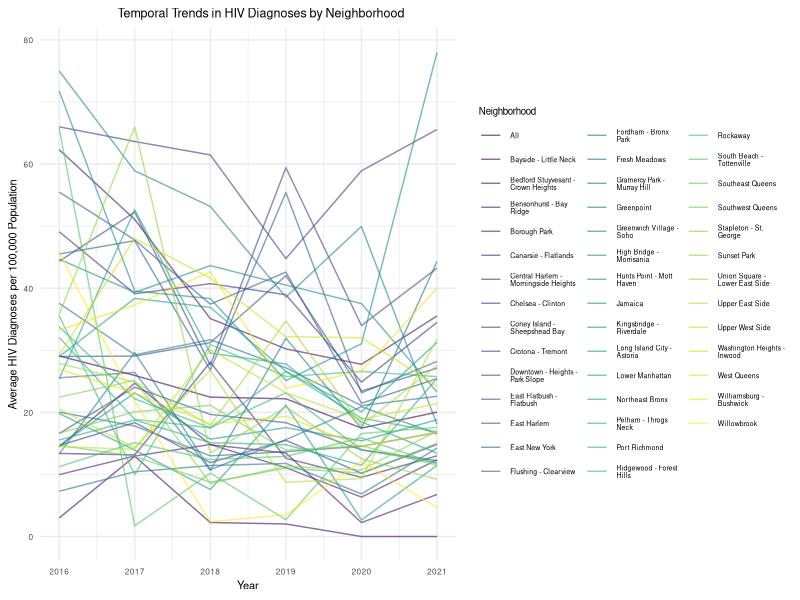
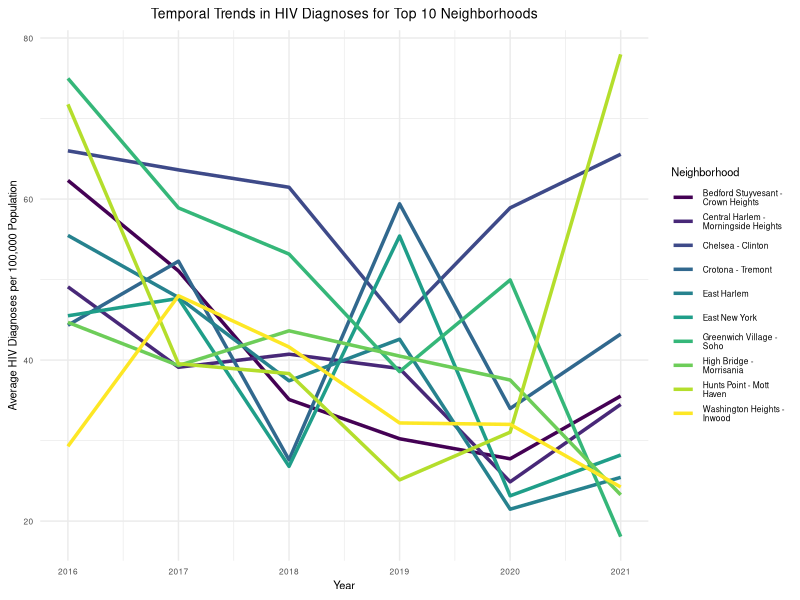
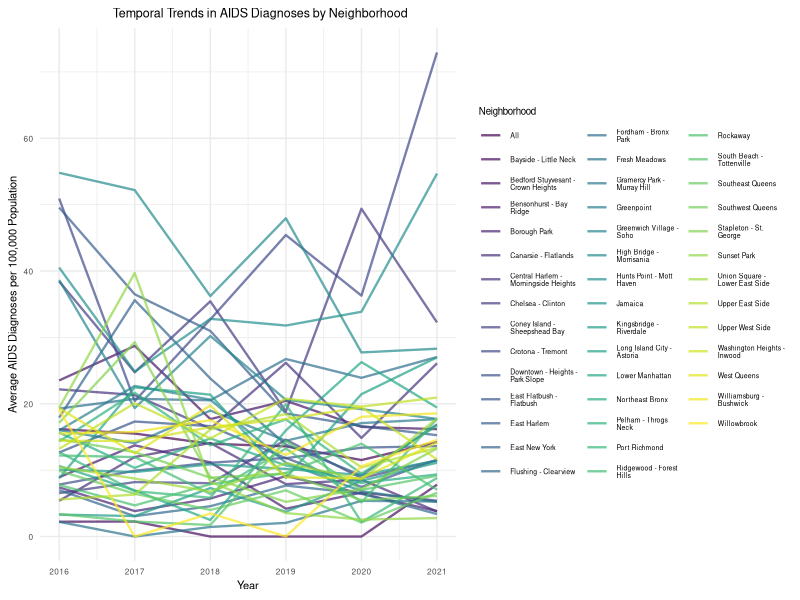
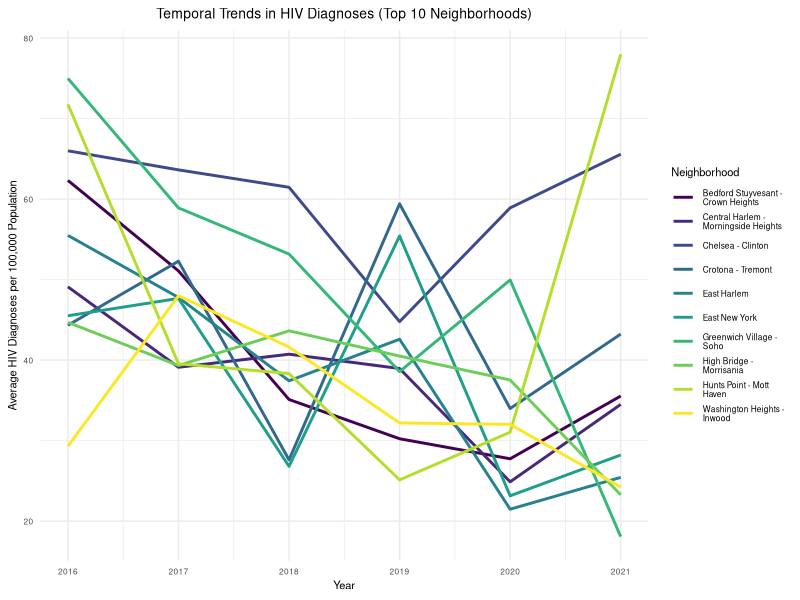
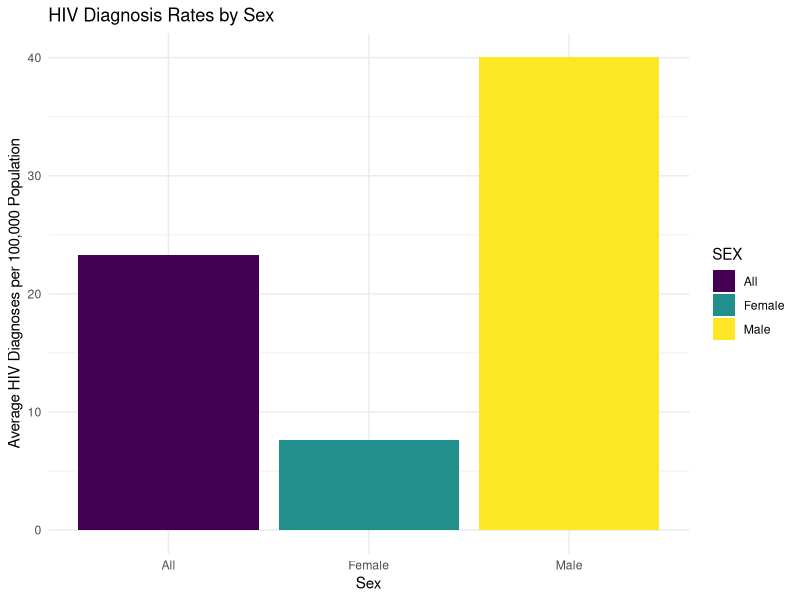
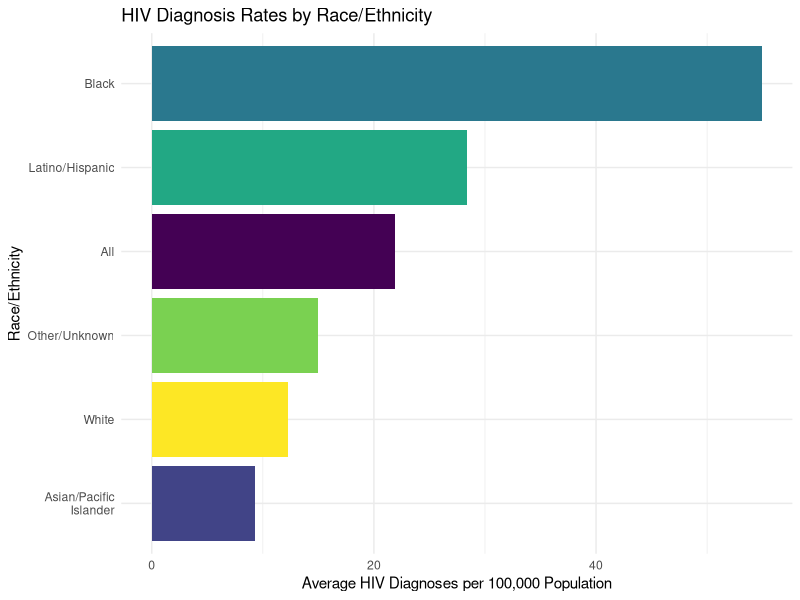
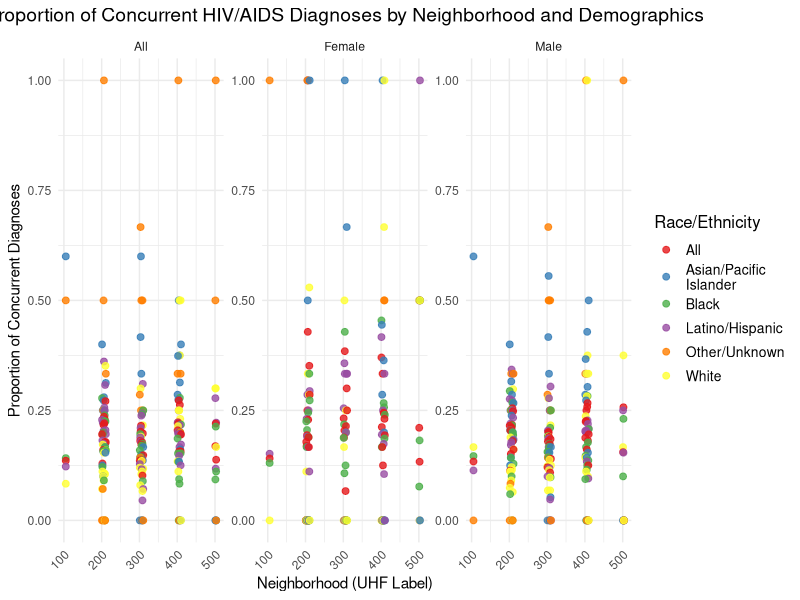
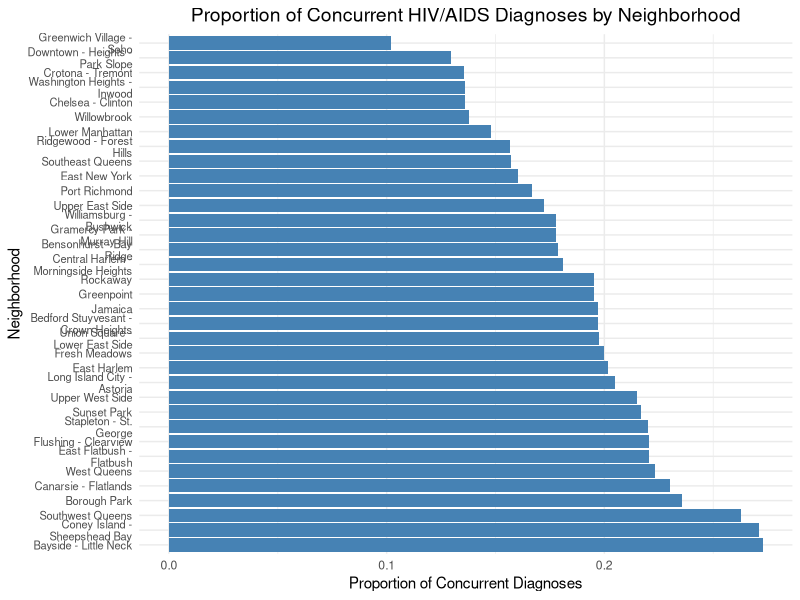

R code for these plots, in order:
## ---- chunk 1
knitr::opts_chunk$set(echo = TRUE)
knitr::opts_chunk$set(message=FALSE)
knitr::opts_chunk$set(warning=FALSE)
## ---- chunk 2
library(tidyverse)

knitr::opts_chunk$set(
  fig.width = 6,
  fig.asp = .6,
  out.width = "90%"
)

theme_set(theme_minimal() + theme(legend.position = "bottom"))

options(
  ggplot2.continuous.colour = "viridis",
  ggplot2.continuous.fill = "viridis"
)

scale_colour_discrete = scale_colour_viridis_d
scale_fill_discrete = scale_fill_viridis_d
## ---- chunk 3
# Load required libraries
library(tidyverse)
library(ggplot2)
library(broom)

# Load the dataset
hiv_data <- read.csv("data/HIV_AIDS_Diagnoses_by_Neighborhood__Sex__and_Race_Ethnicity_20241118.csv")

UHF <- read.csv("data/UHF_Neighborhoods.csv")

## ---- chunk 4
# Clean and prepare the dataset
hiv_data <- hiv_data %>%
  mutate(
    YEAR = as.numeric(YEAR),
    Neighborhood = as.character(Neighborhood..U.H.F.), # Correct column for neighborhood
    HIV_Diagnoses = as.numeric(HIV.DIAGNOSES.PER.100.000.POPULATION),
    AIDS_Diagnoses = as.numeric(AIDS.DIAGNOSES.PER.100.000.POPULATION)
  ) %>%
  filter(YEAR >= 2016, !is.na(HIV_Diagnoses), !is.na(AIDS_Diagnoses)) # Keep only data from 2016 onwards

## ---- chunk 5
# Aggregate HIV and AIDS diagnoses
hiv_trends <- hiv_data %>%
  group_by(YEAR, Neighborhood) %>%
  summarise(
    avg_hiv_rate = mean(HIV_Diagnoses, na.rm = TRUE),
    avg_aids_rate = mean(AIDS_Diagnoses, na.rm = TRUE)
  ) %>%
  ungroup()

# Preview the aggregated data
head(hiv_trends)
## ---- chunk 6
# Plot HIV diagnosis trends by neighborhood
ggplot(hiv_trends, aes(x = YEAR, y = avg_hiv_rate, group = Neighborhood, color = Neighborhood)) +
  geom_line(size = 0.5, alpha = 0.6) + 
  labs(
    title = "Temporal Trends in HIV Diagnoses by Neighborhood",
    x = "Year",
    y = "Average HIV Diagnoses per 100,000 Population",
    color = "Neighborhood"
  ) +
  theme_minimal() +
  theme(
    legend.position = "right",
    legend.text = element_text(size = 5), 
    legend.title = element_text(size = 7),
    plot.title = element_text(hjust = 0.6, size = 9), 
    axis.text = element_text(size = 6),  
    axis.title = element_text(size = 8)  
  )


## ---- chunk 7
# Calculate the mean HIV diagnosis rate for each neighborhood
top_neighborhoods <- hiv_data %>%
  group_by(Neighborhood) %>%
  summarise(mean_hiv_rate = mean(HIV_Diagnoses, na.rm = TRUE)) %>%
  arrange(desc(mean_hiv_rate)) %>%
  slice(1:10) %>%
  pull(Neighborhood)

# Filter the dataset for the top 10 neighborhoods
filtered_hiv_data <- hiv_data %>%
  filter(Neighborhood %in% top_neighborhoods)

# Aggregate HIV diagnoses for the top 10 neighborhoods
top_hiv_trends <- filtered_hiv_data %>%
  group_by(YEAR, Neighborhood) %>%
  summarise(
    avg_hiv_rate = mean(HIV_Diagnoses, na.rm = TRUE)
  ) %>%
  ungroup()

# Preview the aggregated data
head(top_hiv_trends)

# Plot HIV diagnosis trends for the top 10 neighborhoods
ggplot(top_hiv_trends, aes(x = YEAR, y = avg_hiv_rate, group = Neighborhood, color = Neighborhood)) +
  geom_line(size = 1.2) +
  labs(
    title = "Temporal Trends in HIV Diagnoses for Top 10 Neighborhoods",
    x = "Year",
    y = "Average HIV Diagnoses per 100,000 Population",
    color = "Neighborhood"
  ) +
  theme_minimal() +
  theme(
    legend.position = "right",
    legend.text = element_text(size = 6), 
    legend.title = element_text(size = 8),
    plot.title = element_text(hjust = 0.5, size = 10), 
    axis.text = element_text(size = 6),  
    axis.title = element_text(size = 8)  
  )

## ---- chunk 8
# Plot AIDS diagnosis trends by neighborhood with a legend
ggplot(hiv_trends, aes(x = YEAR, y = avg_aids_rate, group = Neighborhood, color = Neighborhood)) +
  geom_line(size = 0.8, alpha = 0.7) +
  labs(
    title = "Temporal Trends in AIDS Diagnoses by Neighborhood",
    x = "Year",
    y = "Average AIDS Diagnoses per 100,000 Population",
    color = "Neighborhood"
  ) +
  theme_minimal() +
  theme(
    legend.position = "right",
    legend.text = element_text(size = 5), 
    legend.title = element_text(size = 7),
    plot.title = element_text(hjust = 0.6, size = 9), 
    axis.text = element_text(size = 6),  
    axis.title = element_text(size = 8)  
  )

## ---- chunk 9
# Calculate mean rates for each neighborhood
top_hiv_neighborhoods <- hiv_data %>%
  group_by(Neighborhood) %>%
  summarise(mean_hiv_rate = mean(HIV_Diagnoses, na.rm = TRUE)) %>%
  arrange(desc(mean_hiv_rate)) %>%
  slice(1:10) %>%
  pull(Neighborhood)

top_aids_neighborhoods <- hiv_data %>%
  group_by(Neighborhood) %>%
  summarise(mean_aids_rate = mean(AIDS_Diagnoses, na.rm = TRUE)) %>%
  arrange(desc(mean_aids_rate)) %>%
  slice(1:10) %>%
  pull(Neighborhood)

# Filter the dataset for top 10 neighborhoods
filtered_hiv_trends <- hiv_data %>%
  filter(Neighborhood %in% top_hiv_neighborhoods) %>%
  group_by(YEAR, Neighborhood) %>%
  summarise(avg_hiv_rate = mean(HIV_Diagnoses, na.rm = TRUE)) %>%
  ungroup()

filtered_aids_trends <- hiv_data %>%
  filter(Neighborhood %in% top_aids_neighborhoods) %>%
  group_by(YEAR, Neighborhood) %>%
  summarise(avg_aids_rate = mean(AIDS_Diagnoses, na.rm = TRUE)) %>%
  ungroup()

# Plot HIV diagnosis trends
ggplot(filtered_hiv_trends, aes(x = YEAR, y = avg_hiv_rate, group = Neighborhood, color = Neighborhood)) +
  geom_line(size = 1) +
  labs(
    title = "Temporal Trends in HIV Diagnoses (Top 10 Neighborhoods)",
    x = "Year",
    y = "Average HIV Diagnoses per 100,000 Population",
    color = "Neighborhood"
  ) +
  theme_minimal() +
  theme(
    legend.position = "right",
    legend.text = element_text(size = 6), 
    legend.title = element_text(size = 8),
    plot.title = element_text(hjust = 0.5, size = 10), 
    axis.text = element_text(size = 6),  
    axis.title = element_text(size = 8)  
  )
## ---- chunk 10
# Fit a linear regression model for year predicting HIV diagnosis rates
hiv_lm <- lm(avg_hiv_rate ~ YEAR, data = hiv_trends)

# Summarize the regression model
hiv_lm_summary <- summary(hiv_lm)

# Display regression coefficients
tidy(hiv_lm) %>%
  select(term, estimate, std.error, p.value) %>%
  mutate(p.value = format(p.value, scientific = TRUE)) %>%  # Show exact p-value in scientific notation
  knitr::kable(digits = 10)

# Identify neighborhoods with consistently high HIV diagnosis rates
high_hiv_neighborhoods <- hiv_trends %>%
  group_by(Neighborhood) %>%
  summarise(mean_hiv_rate = mean(avg_hiv_rate, na.rm = TRUE)) %>%
  arrange(desc(mean_hiv_rate)) %>%
  filter(mean_hiv_rate > quantile(mean_hiv_rate, 0.9)) # Top 10% neighborhoods

# Display the neighborhoods with high HIV rates
high_hiv_neighborhoods %>%
  knitr::kable(digits = 2)

## ---- chunk 11

tidy(hiv_lm) %>%
  select(term, estimate, std.error, p.value) %>%
  mutate(p.value = format(p.value, scientific = TRUE)) %>%  # Show exact p-value in scientific notation
  knitr::kable(digits = 10)

## ---- chunk 12
# Group by sex and calculate average HIV diagnoses
hiv_by_sex <- hiv_data %>%
  group_by(SEX) %>%
  summarise(avg_hiv_rate = mean(HIV_Diagnoses, na.rm = TRUE)) %>%
  arrange(desc(avg_hiv_rate))

# Group by race/ethnicity and calculate average HIV diagnoses
hiv_by_race <- hiv_data %>%
  group_by(RACE.ETHNICITY) %>%
  summarise(avg_hiv_rate = mean(HIV_Diagnoses, na.rm = TRUE)) %>%
  arrange(desc(avg_hiv_rate))

# Display the summaries
hiv_by_sex %>%
  knitr::kable(digits = 2, caption = "Average HIV Diagnosis Rates by Sex")

hiv_by_race %>%
  knitr::kable(digits = 2, caption = "Average HIV Diagnosis Rates by Race/Ethnicity")

# Bar plot for HIV diagnosis rates by sex
ggplot(hiv_by_sex, aes(x = SEX, y = avg_hiv_rate, fill = SEX)) +
  geom_bar(stat = "identity") +
  labs(
    title = "HIV Diagnosis Rates by Sex",
    x = "Sex",
    y = "Average HIV Diagnoses per 100,000 Population"
  ) +
  theme_minimal()

# Bar plot for HIV diagnosis rates by race/ethnicity
ggplot(hiv_by_race, aes(x = reorder(RACE.ETHNICITY, avg_hiv_rate), y = avg_hiv_rate, fill = RACE.ETHNICITY)) +
  geom_bar(stat = "identity") +
  coord_flip() + # Flip for better readability
  labs(
    title = "HIV Diagnosis Rates by Race/Ethnicity",
    x = "Race/Ethnicity",
    y = "Average HIV Diagnoses per 100,000 Population"
  ) +
  theme_minimal() +
  theme(legend.position = "none")

## ---- chunk 13
# Fit a linear regression model for HIV diagnosis rates
hiv_lm <- lm(HIV_Diagnoses ~ SEX + RACE.ETHNICITY, data = hiv_data)

# Summarize the regression model
hiv_lm_summary <- summary(hiv_lm)

# Display regression coefficients
tidy(hiv_lm) %>%
  select(term, estimate, std.error, p.value) %>%
  mutate(p.value = format(p.value, scientific = TRUE)) %>%
  knitr::kable(digits = 3, caption = "Linear Regression: Predicting HIV Diagnoses")


## ---- chunk 14
# Fit a multivariate regression model adjusting for year and neighborhood
hiv_multivariate_lm <- lm(HIV_Diagnoses ~ SEX + RACE.ETHNICITY + YEAR + Neighborhood..U.H.F., data = hiv_data)

# Summarize the multivariate regression model
tidy(hiv_multivariate_lm) %>%
  select(term, estimate, std.error, p.value) %>%
  mutate(p.value = format(p.value, scientific = TRUE)) %>%
  knitr::kable(digits = 10, caption = "Multivariate Regression: Adjusting for Confounders")


## ---- chunk 15
# load the package
library(dplyr)
library(ggplot2)
library(sf)
library(RColorBrewer)

# import dataset
Merged_HIV_UHF_Data <- read.csv("Merged_HIV_UHF_Data.csv")
## ---- chunk 16
# create summary data for concurrent HIV/AIDS diagnosis
summary_data <- Merged_HIV_UHF_Data %>%
  group_by(uhf_label, sex, race_ethnicity) %>%
  summarize(
    total_concurrent_hiv_aids = sum(total_number_of_concurrent_hiv_aids_diagnoses, na.rm = TRUE),
    total_hiv_diagnoses = sum(total_number_of_hiv_diagnoses, na.rm = TRUE),
    proportion_concurrent = total_concurrent_hiv_aids / total_hiv_diagnoses
  ) %>%
  arrange(desc(proportion_concurrent))
## ---- chunk 17
# Fit the linear regression model
lm_model <- lm(proportion_concurrent ~ uhf_label + sex + race_ethnicity, data = summary_data)

# Summary of the linear regression model
summary(lm_model)
## ---- chunk 18
coeff_table <- summary(lm_model)$coefficients
coeff_table <- as.data.frame(coeff_table)
colnames(coeff_table) <- c("Estimate", "Std. Error", "t value", "Pr(>|t|)")

# Add significance levels
coeff_table$Significance <- cut(coeff_table$`Pr(>|t|)`, 
                                breaks = c(-Inf, 0.001, 0.01, 0.05, 0.1, Inf), 
                                labels = c("***", "**", "*", ".", " "))

# View the coefficient table
print(coeff_table)
## ---- chunk 19
ggplot(summary_data, aes(x = uhf_label, y = proportion_concurrent, color = race_ethnicity)) +
  geom_point(size = 2, alpha = 0.8) +  # Keep points for visibility
  facet_wrap(~ sex, scales = "free_y") +  # Separate panels for each sex
  labs(
    title = "Proportion of Concurrent HIV/AIDS Diagnoses by Neighborhood and Demographics",
    x = "Neighborhood (UHF Label)",
    y = "Proportion of Concurrent Diagnoses",
    color = "Race/Ethnicity"
  ) +
  theme_minimal() +
  theme(
    axis.text.x = element_text(angle = 45, hjust = 1),
    plot.title = element_text(hjust = 0.5, size = 14),
    legend.title = element_text(size = 12),
    legend.text = element_text(size = 10)
  ) +
  scale_color_brewer(palette = "Set1")
## ---- chunk 20
# neighborhood summary
neighborhood_summary <- Merged_HIV_UHF_Data %>%
  group_by(neighborhood_u_h_f) %>%
  summarize(
    total_concurrent_hiv_aids = sum(total_number_of_concurrent_hiv_aids_diagnoses, na.rm = TRUE),
    total_hiv_diagnoses = sum(total_number_of_hiv_diagnoses, na.rm = TRUE),
    proportion_concurrent = total_concurrent_hiv_aids / total_hiv_diagnoses
  ) %>%
  arrange(desc(proportion_concurrent))

print(neighborhood_summary)
## ---- chunk 21
# visualization of Proportion of Concurrent HIV/AIDS Diagnoses by Neighborhood
ggplot(neighborhood_summary, aes(x = reorder(neighborhood_u_h_f, -proportion_concurrent), y = proportion_concurrent)) +
  geom_bar(stat = "identity", fill = "steelblue") +
  coord_flip() +  
  labs(
    title = "Proportion of Concurrent HIV/AIDS Diagnoses by Neighborhood",
    x = "Neighborhood",
    y = "Proportion of Concurrent Diagnoses"
  ) +
  theme_minimal() +
  theme(
    axis.text.y = element_text(size = 8),
    plot.title = element_text(hjust = 0.5, size = 14)
  )
